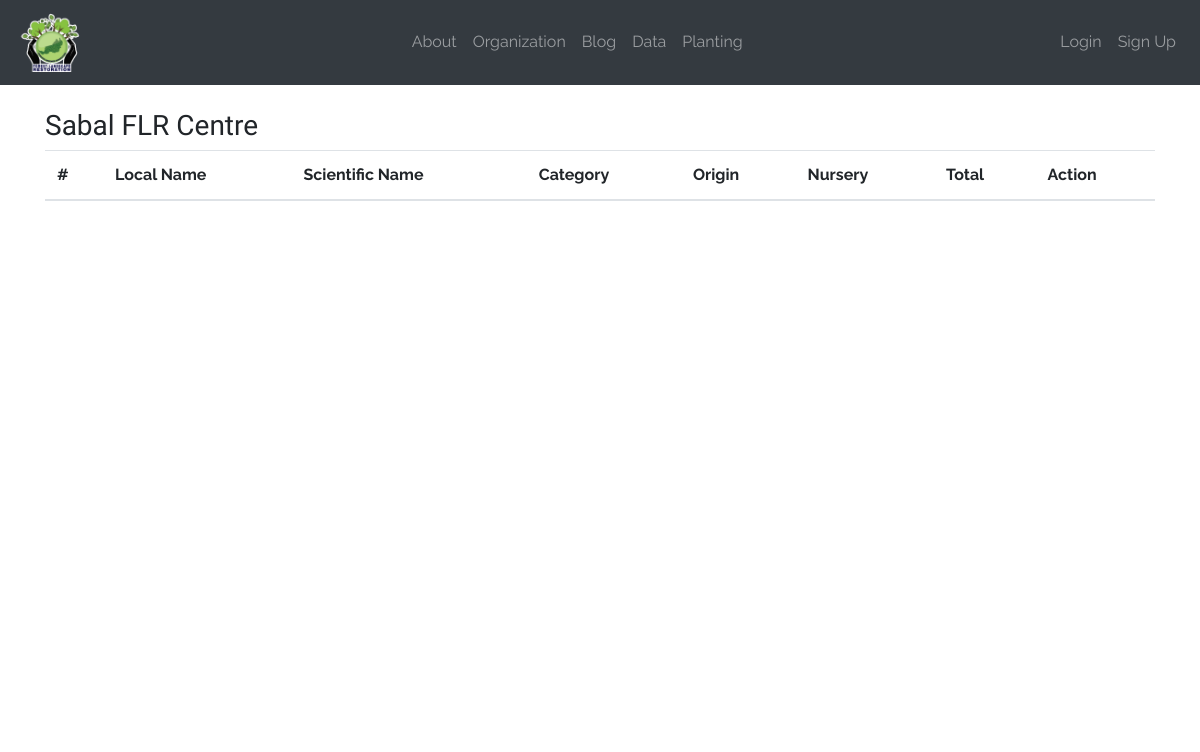
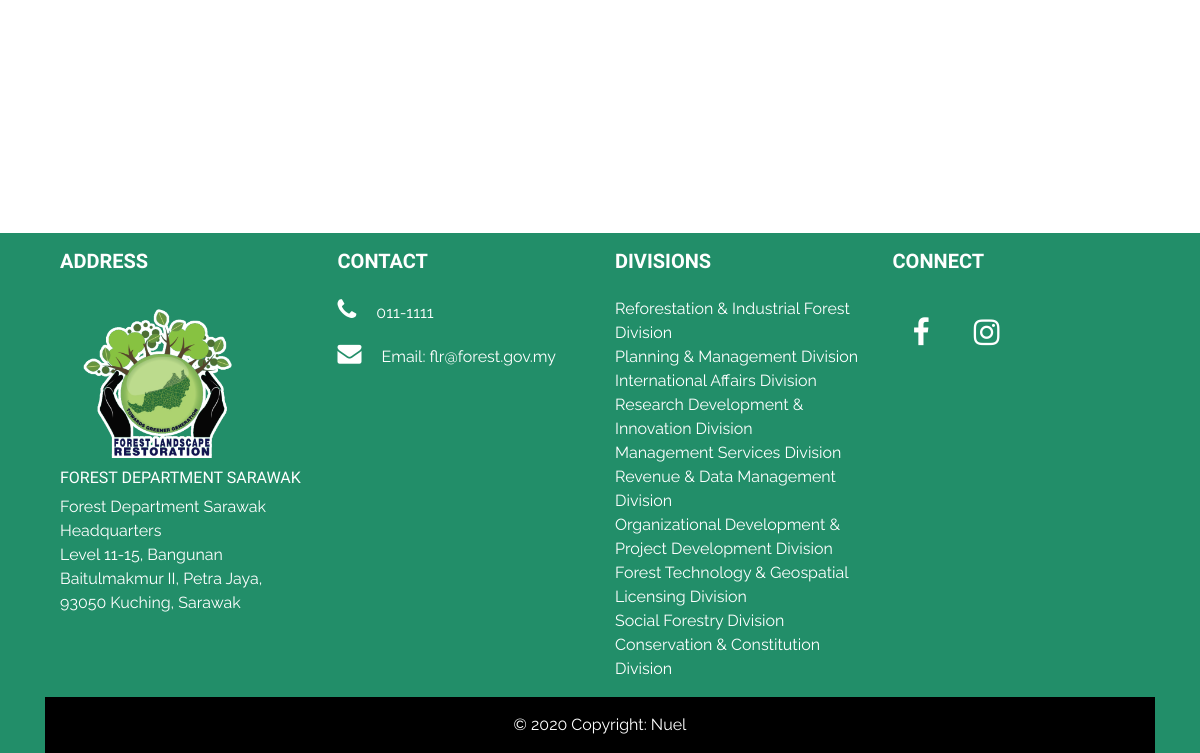
The page /data/sabal_species/ on the database as committed earlier (2 pictures, top to bottom).
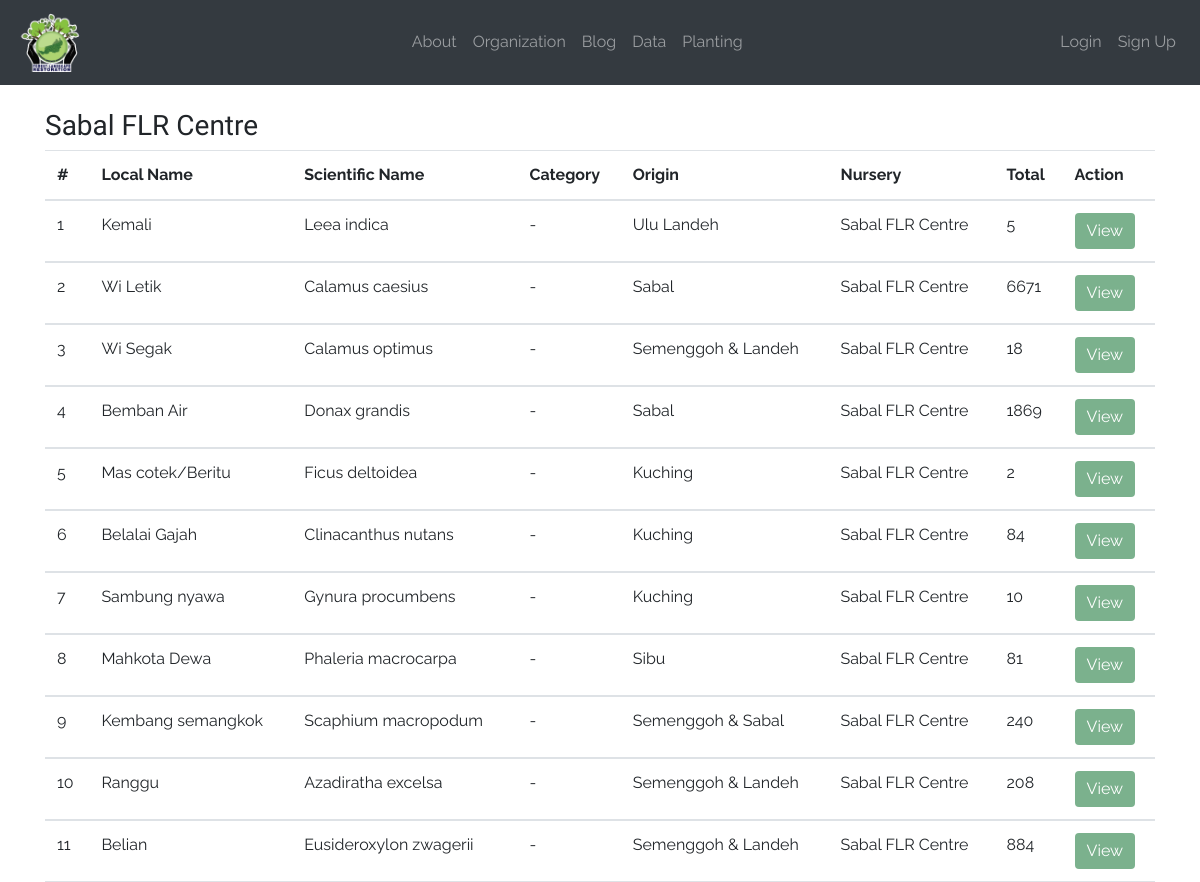
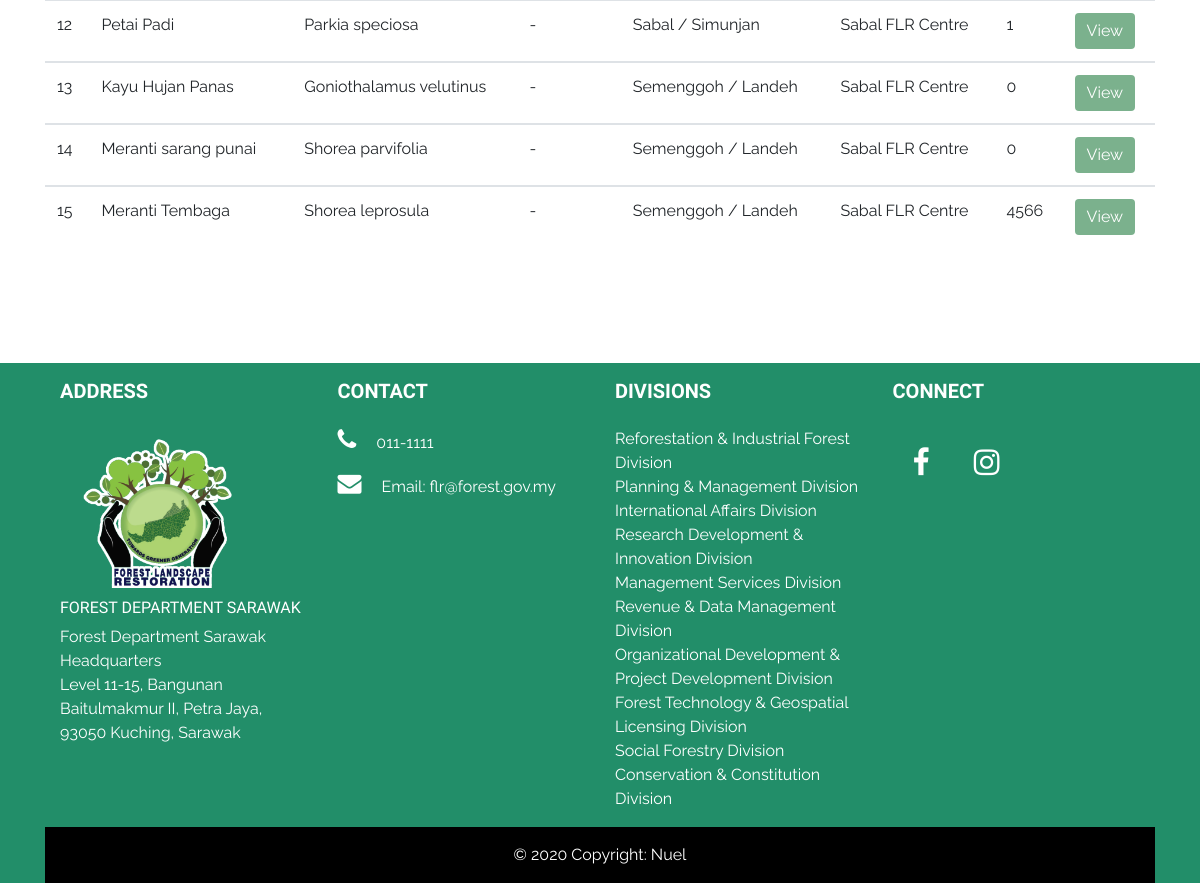
The same page on the database as committed later (2 pictures, top to bottom).
### data/models.py (models this page shows, shortened)
class TreeSpeciesData(models.Model):
	date_input = models.DateTimeField(auto_now_add=True)
	tree_species_img = models.ImageField('Tree Species Image',null=True, blank=True, upload_to='tree_species_img/')
	local_name = models.CharField('Local Name', max_length=250)
	scientific_name = models.CharField(max_length=250, null=True)
	category = models.CharField(max_length=250, null=True)
	origin = models.CharField(max_length=250, null=True)
	quantity = models.IntegerField('Total', null=True)
	description = models.TextField(blank=True)
	nursery = models.CharField(max_length=250, blank=True)
	remarks = models.CharField(max_length=250, blank=True)

### data/views.py (the view)
# urls.py: path('sabal_species/', views.sabal_species, name='sabal_species'),
def sabal_species(request):
	all_tree_species = TreeSpeciesData.objects.all()
	sabal_list = all_tree_species.filter(nursery__icontains='Sabal')
	return render(request, 'data/_include/sabal_species.html', {'sabal_list':sabal_list})

### data/templates/data/_include/sabal_species.html
{% extends 'base.html' %}
{% block content %}
<div class="container" style="min-height: 100%">
	<br>
	<h3>Sabal FLR Centre</h3>
	<div class="table-responsive">
		<table class="table">
			<thead class="thead">
				<tr>
					<th scope="col">#</th>
					<th scope="col">Local Name</th>
					<th scope="col">Scientific Name</th>
					<th scope="col">Category</th>
					<th scope="col">Origin</th>
					<th scope="col">Nursery</th>
					<th scope="col">Total</th>
					<th scope="col">Action</th>
				</tr>
			</thead>
			{% for species in sabal_list %}
			<tbody>
				<tr>
					<td>{{ forloop.counter }}</td>
					<td>{{ species.local_name }}</td>
					<td>{{ species.scientific_name }}</td>
					<td>{{ species.category }}</td>
					<td>{{ species.origin }}</td>
					<td>{{ species.nursery }}</td>
					<td>{{ species.quantity }}</td>
					<td><a href="{% url 'tree_species_view' species.pk %}"><button type="button" class="btn btn-info">View</button></a></td>
				</tr>
			</tbody>
			{% endfor %}
		</table>
	</div>
</div>
{% endblock %}

### flr/templates/base.html (shortened to what this page needs)
{% load static %}
<!DOCTYPE html>
<html lang="en">
<head>
	<link rel="stylesheet" href="https://stackpath.bootstrapcdn.com/bootstrap/4.5.2/css/bootstrap.min.css">
	<link rel="stylesheet" href="https://cdnjs.cloudflare.com/ajax/libs/font-awesome/4.7.0/css/font-awesome.min.css">
	<link rel="stylesheet" type="text/css" href="{% static 'css/main.css' %}">
</head>
<body>
	<nav class="navbar navbar-expand-lg navbar-dark bg-dark">
		<a class="navbar-brand" id="navbar-name" href="{% url 'home' %}"><img id="navbar-logo" src="{% static 'img/flr_logo_day.png' %}"></a>
		<div class="collapse navbar-collapse" id="navbarNav">
			<ul class="navbar-nav ml-auto">
				<li class="nav-item">
					<a class="nav-link" href="{% url 'about' %}">About</a>
				</li>
				<li class="nav-item">
					<a class="nav-link" href="{% url 'organization' %}">Organization</a>
				</li>
				<li class="nav-item">
					<a class="nav-link" href="{% url 'blog' %}">Blog</a>
				</li>
				<li class="nav-item">
					<a class="nav-link" href="{% url 'data' %}">Data</a>
				</li>
				<li class="nav-item">
					<a class="nav-link" href="{% url 'home' %}">Planting</a>
				</li>
			</ul>
			<ul class="navbar-nav ml-auto">
				{% if user.is_authenticated %}
					<li class="nav-item">
						<p class="nav-link m-0" style="color: #fff">@{{ user.username }}</p>
					</li>
					<li class="nav-item">
						<a class="nav-link" href="{% url 'logout' %}">Log out</a>
					</li>
				{% else %}
					<li class="nav-item">
						<a class="nav-link" href="{% url 'login' %}">Login</a>
					</li>
					<li class="nav-item">
						<a class="nav-link" href="{% url 'sign_up' %}">Sign Up</a>
					</li>
				{% endif %}
			</ul>
		</div>
	</nav>
	{% block content %}{% endblock %}
	<footer class="page-footer font-small">
		<div class="container">
	  	<div class="container text-center text-md-left">
	    <div class="row">
	      <div class="col-md-3 mx-auto">
	        <h5 class="font-weight-bold text-uppercase mt-3 mb-4">ADDRESS</h5>
	        <ul class="list-unstyled">
	          <img src="{% static 'img/flr_logo_day.png' %}" width="200">
	          <br>
	          <h6><a class="link-unstyled" href=""> FOREST DEPARTMENT SARAWAK</a></h6>
	          <p>Forest Department Sarawak Headquarters<br>Level 11-15, Bangunan Baitulmakmur II, Petra Jaya, 93050 Kuching, Sarawak</p>
	        </ul>
	      </div>
	      <div class="col-md-3 mx-auto">
	        <h5 class="font-weight-bold text-uppercase mt-3 mb-4">Contact</h5>
	        <ul class="list-unstyled">
			<p><i class="fa fa-phone" style="font-size:24px"></i>011-1111</p>
			<p><i class="fa fa-envelope" style="font-size:24px"></i>Email: flr@forest.gov.my</p>
	        </ul>
	      </div>
	      <div class="col-md-3 mx-auto">
	        <h5 class="font-weight-bold text-uppercase mt-3 mb-4">Divisions</h5>
	        <ul class="list-unstyled">
	          <li>
	            <a href="https://forestry.sarawak.gov.my/modules/web/pages.php?mod=staffcontact&sub=agency&site=15&staff_name=&loc=3520#" target="_blank">Reforestation & Industrial Forest Division</a>
	          </li>
	          <li>
	            <a href="https://forestry.sarawak.gov.my/modules/web/pages.php?mod=staffcontact&sub=agency&site=15&staff_name=&loc=3521" target="_blank">Planning & Management Division</a>
	          </li>
	          <li>
	            <a href="https://forestry.sarawak.gov.my/modules/web/pages.php?mod=staffcontact&sub=agency&site=15&staff_name=&loc=3523" target="_blank">International Affairs Division</a>
	          </li>
	          <li>
	            <a href="https://forestry.sarawak.gov.my/modules/web/pages.php?mod=staffcontact&sub=agency&site=15&staff_name=&loc=3524" target="_blank">Research Development & Innovation Division</a>
	          </li>
	          <li>
	            <a href="https://forestry.sarawak.gov.my/modules/web/pages.php?mod=staffcontact&sub=agency&site=15&staff_name=&loc=3524" target="_blank">Management Services Division</a>
	          </li>
	          <li>
	            <a href="https://forestry.sarawak.gov.my/modules/web/pages.php?mod=staffcontact&sub=agency&site=15&staff_name=&loc=3529" target="_blank">Revenue & Data Management Division</a>
	          </li>
	          <li>
	            <a href="https://forestry.sarawak.gov.my/modules/web/pages.php?mod=staffcontact&sub=agency&site=15&staff_name=&loc=3525" target="_blank">Organizational Development & Project Development Division</a>
	          </li>
	          <li>
	            <a href="https://forestry.sarawak.gov.my/modules/web/pages.php?mod=staffcontact&sub=agency&site=15&staff_name=&loc=3539" target="_blank">Forest Technology & Geospatial</a>
	          </li>
	          <li>
	            <a href="https://forestry.sarawak.gov.my/modules/web/pages.php?mod=staffcontact&sub=agency&site=15&staff_name=&loc=3534" target="_blank">Licensing Division</a>
	          </li>
	          <li>
	            <a href="https://forestry.sarawak.gov.my/modules/web/pages.php?mod=staffcontact&sub=agency&site=15&staff_name=&loc=3535" target="_blank">Social Forestry Division</a>
	          </li>
	          <li>
	            <a href="https://forestry.sarawak.gov.my/modules/web/pages.php?mod=staffcontact&sub=agency&site=15&staff_name=&loc=3538" target="_blank">Conservation & Constitution Division</a>
	          </li>
	        </ul>
	      </div>
	      <div class="col-md-3 mx-auto">
	        <h5 class="font-weight-bold text-uppercase mt-3 mb-4">CONNECT</h5>
	        <ul class="list-unstyled">
	          	<a class="fa fa-facebook" href="#"></a>
				<a class="fa fa-instagram" href="#"></a>
	        </ul>
	      </div>
	    </div>
	  </div>
	  <div class="footer-copyright text-center py-3">© 2020 Copyright: Nuel
	  </div>
	</div>
	</footer>
</body>
</html>

### flr/static/css/main.css (style rules this page uses)
body, html { font-family: 'Raleway', sans-serif; margin: 0; height: 100%; }
h1, h2, h3, h4, h5, h6 { font-family: cardo; }
a { text-decoration: none; }
ul { list-style-type: none; padding-left: 0; }
#navbar-logo { position: relative; width: 70px; }
.navbar-nav { margin-left: 20px; }
.btn-info { background-color: #7bb18d; border: none; }
.page-footer { margin-top: 100px; background-color: #228e69; color: #fff; }
.footer-copyright { background-color: #000; }
.list-unstyled img { padding: 10px; }
.list-unstyled a { text-decoration: none; color: #fff; }
.link-unstyled { color: #000; }
.fa { padding: 20px; font-size: 30px; text-align: center; text-decoration: none; }
.fa-facebook { color: white; }
.fa-instagram { color: white; }
.fa-phone { padding: 0; margin-right: 20px; }
.fa-envelope { padding: 0; margin-right: 20px; }

Rows that differ between the two databases and show on the page:
added TreeSpeciesData: local_name "Kemali", scientific_name "Leea indica", category "-", origin "Ulu Landeh", nursery "Sabal FLR Centre", quantity "5"
added TreeSpeciesData: local_name "Wi Letik", scientific_name "Calamus caesius", category "-", origin "Sabal", nursery "Sabal FLR Centre", quantity "6671"
added TreeSpeciesData: local_name "Wi Segak", scientific_name "Calamus optimus", category "-", origin "Semenggoh & Landeh", nursery "Sabal FLR Centre", quantity "18"
added TreeSpeciesData: local_name "Bemban Air", scientific_name "Donax grandis", category "-", origin "Sabal", nursery "Sabal FLR Centre", quantity "1869"
added TreeSpeciesData: local_name "Mas cotek/Beritu", scientific_name "Ficus deltoidea", category "-", origin "Kuching", nursery "Sabal FLR Centre", quantity "2"
added TreeSpeciesData: local_name "Belalai Gajah", scientific_name "Clinacanthus nutans", category "-", origin "Kuching", nursery "Sabal FLR Centre", quantity "84"
added TreeSpeciesData: local_name "Sambung nyawa", scientific_name "Gynura procumbens", category "-", origin "Kuching", nursery "Sabal FLR Centre", quantity "10"
added TreeSpeciesData: local_name "Mahkota Dewa", scientific_name "Phaleria macrocarpa", category "-", origin "Sibu", nursery "Sabal FLR Centre", quantity "81"
added TreeSpeciesData: local_name "Kembang semangkok", scientific_name "Scaphium macropodum", category "-", origin "Semenggoh & Sabal", nursery "Sabal FLR Centre", quantity "240"
added TreeSpeciesData: local_name "Ranggu", scientific_name "Azadiratha excelsa", category "-", origin "Semenggoh & Landeh", nursery "Sabal FLR Centre", quantity "208"
added TreeSpeciesData: local_name "Belian", scientific_name "Eusideroxylon zwagerii", category "-", origin "Semenggoh & Landeh", nursery "Sabal FLR Centre", quantity "884"
added TreeSpeciesData: local_name "Petai Padi", scientific_name "Parkia speciosa", category "-", origin "Sabal / Simunjan", nursery "Sabal FLR Centre", quantity "1"
added TreeSpeciesData: local_name "Kayu Hujan Panas", scientific_name "Goniothalamus velutinus", category "-", origin "Semenggoh / Landeh", nursery "Sabal FLR Centre", quantity "0"
added TreeSpeciesData: local_name "Meranti sarang punai", scientific_name "Shorea parvifolia", category "-", origin "Semenggoh / Landeh", nursery "Sabal FLR Centre", quantity "0"
added TreeSpeciesData: local_name "Meranti Tembaga", scientific_name "Shorea leprosula", category "-", origin "Semenggoh / Landeh", nursery "Sabal FLR Centre", quantity "4566"
